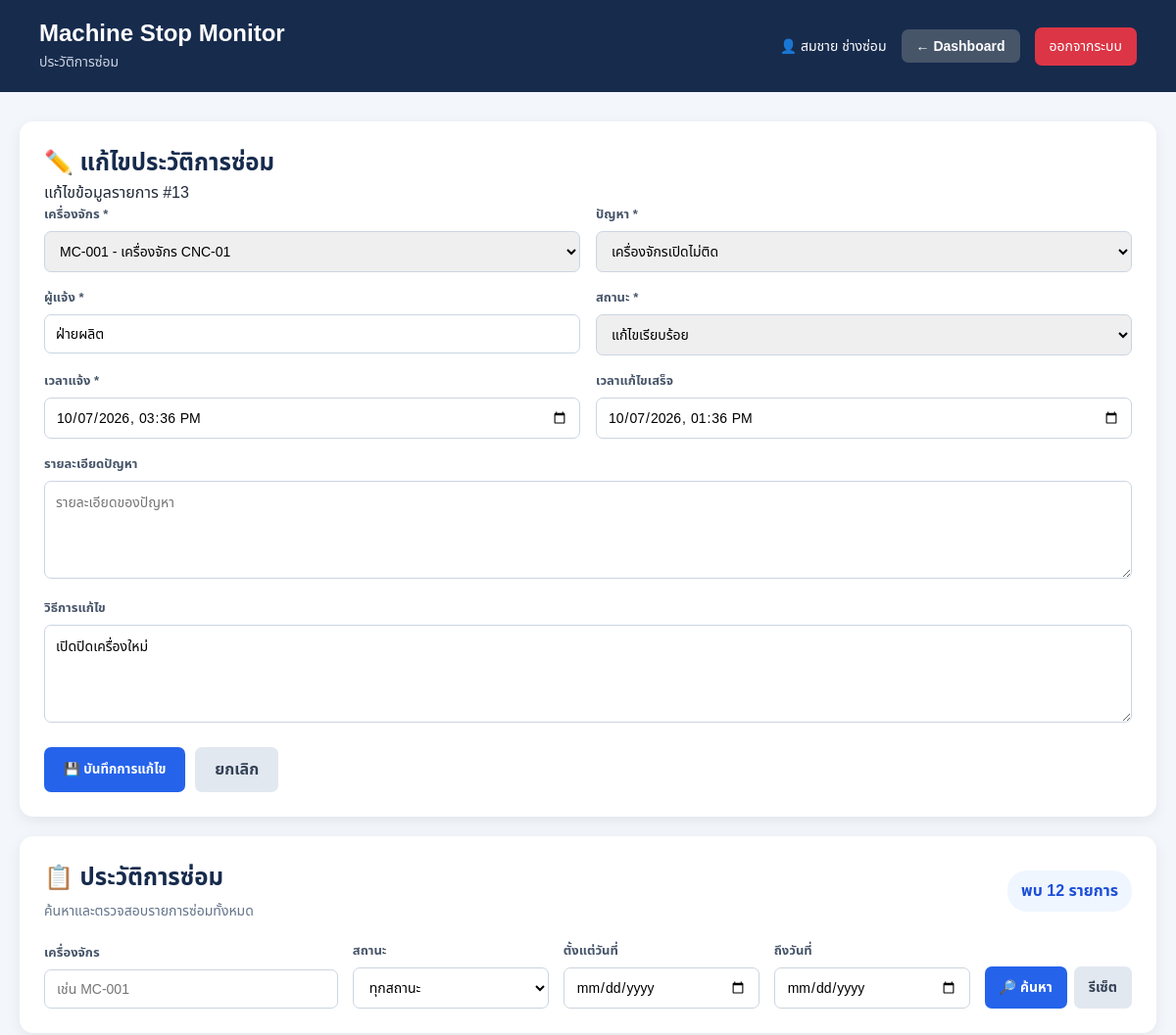
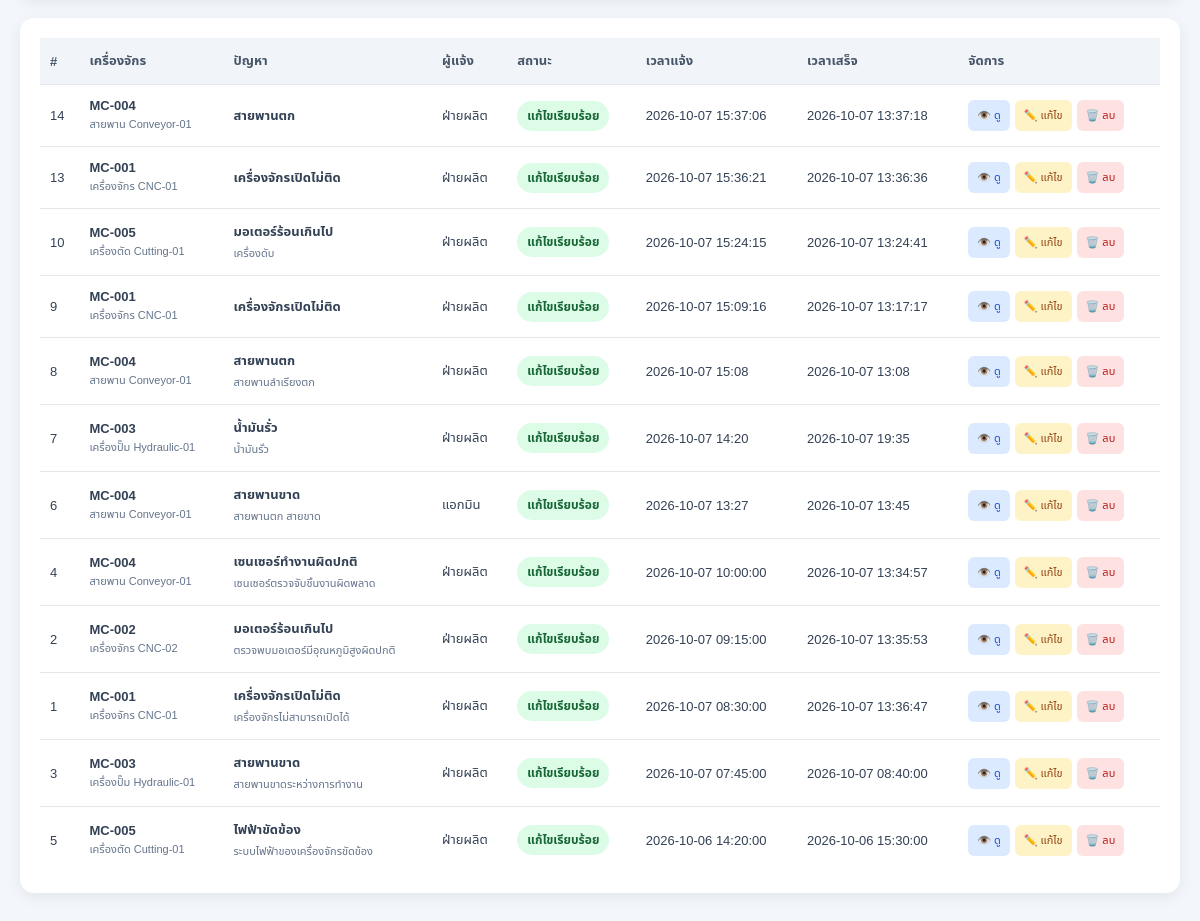
The app's page /history.php?edit=13 (signed in) with its own data (2 pictures, top to bottom).
### tables this page shows
CREATE TABLE repairs (
    id INTEGER PRIMARY KEY AUTOINCREMENT,

    machine_id INTEGER NOT NULL,

    problem_id INTEGER NOT NULL,

    reporter TEXT NOT NULL,

    status TEXT NOT NULL DEFAULT 'แจ้งเตือน',

    detail TEXT,

    solution TEXT,

    image TEXT,

    started_at TEXT NOT NULL,

    completed_at TEXT,

    created_by INTEGER,

    created_at TEXT DEFAULT CURRENT_TIMESTAMP,

    updated_at TEXT,

    FOREIGN KEY (machine_id)
        REFERENCES machines(id),

    FOREIGN KEY (problem_id)
        REFERENCES problems(id),

    FOREIGN KEY (created_by)
        REFERENCES users(id),

    UNIQUE(machine_id, problem_id, started_at)
);

CREATE TABLE machines (
    id INTEGER PRIMARY KEY AUTOINCREMENT,
    machine_code TEXT NOT NULL UNIQUE,
    machine_name TEXT NOT NULL
);

CREATE TABLE problems (
    id INTEGER PRIMARY KEY AUTOINCREMENT,
    problem_name TEXT NOT NULL UNIQUE,
    description TEXT
);

### history.php (the view, shortened to what the rows shown need)
<?php
require_once 'db.php';
$editRepair = null;
$stmt = $db->query("
    SELECT
        id,
        machine_code,
        machine_name
    FROM machines
    ORDER BY machine_code
");
$machines = $stmt->fetchAll();
$stmt = $db->query("
    SELECT
        id,
        problem_name,
        description
    FROM problems
    ORDER BY problem_name
");
$problems = $stmt->fetchAll();
if (
    isset($_GET['edit']) &&
    (int) $_GET['edit'] > 0
) {
    $editId = (int) $_GET['edit'];
    $stmt = $db->prepare("
        SELECT *
        FROM repairs
        WHERE id = ?
    ");
    $stmt->execute([
        $editId
    ]);
    $editRepair = $stmt->fetch();
}
$sql = "
    SELECT
        repairs.id,
        repairs.machine_id,
        repairs.problem_id,
        repairs.reporter,
        repairs.status,
        repairs.detail,
        repairs.solution,
        repairs.image,
        repairs.started_at,
        repairs.completed_at,
        repairs.created_at,
        repairs.updated_at,
        machines.machine_code,
        machines.machine_name,
        problems.problem_name
    FROM repairs
    INNER JOIN machines
        ON repairs.machine_id = machines.id
    INNER JOIN problems
        ON repairs.problem_id = problems.id
    WHERE 1 = 1
";
$params = [];
$sql .= "
    ORDER BY repairs.started_at DESC
";
$stmt = $db->prepare($sql);
$stmt->execute($params);
$repairs = $stmt->fetchAll();
$totalResults = count($repairs);
function datetimeForInput($value)
{
    return date(
        'Y-m-d\TH:i',
        strtotime($value)
    );
}
?>
<!DOCTYPE html>
<html lang="th">
<head>
    <link
        rel="stylesheet"
        href="css/style.css"
    >
</head>
<body class="dashboard-page">
<main class="history-container">
    <?php if ($editRepair): ?>
        <section class="edit-card">
            <h2>
                ✏️ แก้ไขประวัติการซ่อม
            </h2>
            <p>
                แก้ไขข้อมูลรายการ
                #<?php echo $editRepair['id']; ?>
            </p>
            <form
                method="POST"
                class="edit-form"
            >
                <div class="edit-group">
                    <label>
                        เครื่องจักร *
                    </label>
                    <select
                        name="machine_id"
                        required
                    >
                        <?php foreach (
                            $machines as $machine
                        ): ?>
                            <option
                                value="<?php
                                    echo $machine['id'];
                                ?>"
                                <?php
                                echo (
                                    $editRepair['machine_id']
                                    == $machine['id']
                                )
                                ? 'selected'
                                : '';
                                ?>
                            >
                                <?php
                                echo htmlspecialchars(
                                    $machine['machine_code']
                                );
                                ?>
                                -
                            </option>
                        <?php endforeach; ?>
                    </select>
                </div>
                <div class="edit-group">
                    <label>
                        ปัญหา *
                    </label>
                    <select
                        name="problem_id"
                        required
                    >
                        <?php foreach (
                            $problems as $problem
                        ): ?>
                            <option
                                value="<?php
                                    echo $problem['id'];
                                ?>"
                                <?php
                                echo (
                                    $editRepair['problem_id']
                                    == $problem['id']
                                )
                                ? 'selected'
                                : '';
                                ?>
                            >
                                <?php
                                echo htmlspecialchars(
                                    $problem['problem_name']
                                );
                                ?>
                            </option>
                        <?php endforeach; ?>
                    </select>
                </div>
                <div class="edit-group">
                    <label>
                        ผู้แจ้ง *
                    </label>
                    <input
                        type="text"
                        name="reporter"
                        value="<?php
                            echo htmlspecialchars(
                                $editRepair['reporter']
                            );
                        ?>"
                        required
                    >
                </div>
                <div class="edit-group">
                    <label>
                        สถานะ *
                    </label>
                    <select
                        name="status"
                        required
                    >
                        <option
                            value="แก้ไขเรียบร้อย"
                            <?php
                            echo $editRepair['status']
                                === 'แก้ไขเรียบร้อย'
                                ? 'selected'
                                : '';
                            ?>
                        >
                            แก้ไขเรียบร้อย
                        </option>
                    </select>
                </div>
                <div class="edit-group">
                    <label>
                        เวลาแจ้ง *
                    </label>
                    <input
                        type="datetime-local"
                        name="started_at"
                        value="<?php
                            echo datetimeForInput(
                                $editRepair['started_at']
                            );
                        ?>"
                        required
                    >
                </div>
                <div class="edit-group">
                    <label>
                        เวลาแก้ไขเสร็จ
                    </label>
                    <input
                        type="datetime-local"
                        name="completed_at"
                        value="<?php
                            echo datetimeForInput(
                                $editRepair['completed_at']
                            );
                        ?>"
                    >
                </div>
                <div class="edit-group full">
                    <label>
                        รายละเอียดปัญหา
                    </label>
                    <textarea
                        name="detail"
                        placeholder="รายละเอียดของปัญหา"
                    ><?php
                    ?></textarea>
                </div>
                <div class="edit-group full">
                    <label>
                        วิธีการแก้ไข
                    </label>
                    <textarea
                        name="solution"
                        placeholder="รายละเอียดวิธีการแก้ไข"
                    ><?php
                        echo htmlspecialchars(
                            $editRepair['solution'] ?? ''
                        );
                    ?></textarea>
                </div>
                <div class="edit-buttons">
                    <button
                        type="submit"
                        class="save-edit-btn"
                    >
                        💾 บันทึกการแก้ไข
                    </button>
                    <a
                        href="history.php"
                        class="cancel-edit-btn"
                    >
                        ยกเลิก
                    </a>
                </div>
            </form>
        </section>
    <?php endif; ?>
    <section class="history-filter">
        <div class="history-title">
            <div>
                <h2>
                    📋 ประวัติการซ่อม
                </h2>
            </div>
        </div>
    </section>
    <section class="history-table-card">
        <?php if ($totalResults > 0): ?>
            <div class="history-table-wrapper">
                <table class="history-table">
                    <thead>
                        <tr>
                            <th>
                                #
                            </th>
                            <th>
                                เครื่องจักร
                            </th>
                            <th>
                                ปัญหา
                            </th>
                            <th>
                                ผู้แจ้ง
                            </th>
                            <th>
                                สถานะ
                            </th>
                            <th>
                                เวลาแจ้ง
                            </th>
                            <th>
                                เวลาเสร็จ
                            </th>
                            <th>
                                จัดการ
                            </th>
                        </tr>
                    </thead>
                </table>
            </div>
        <?php endif; ?>
    </section>
</main>
</body>
</html>

### records on screen
repairs: id "13", machine_id "MC-001 - เครื่องจักร CNC-01", problem_id "เครื่องจักรเปิดไม่ติด", reporter "ฝ่ายผลิต", status "แก้ไขเรียบร้อย", started_at "10/07/2026 15:36", completed_at "10/07/2026 13:36", solution "เปิดปิดเครื่องใหม่"

### other values on screen
$user['full_name'] "สมชาย ช่างซ่อม"
$totalResults "12"
$repair['id'] "14"
$repair['machine_code'] "MC-004"
$repair['machine_name'] "สายพาน Conveyor-01"
$repair['problem_name'] "สายพานตก"
$repair['reporter'] "ฝ่ายผลิต"
$repair['status'] "แก้ไขเรียบร้อย"
$repair['started_at'] "2026-10-07 15:37:06"
$repair['completed_at'] "2026-10-07 13:37:18"
$repair['id'] "13"
$repair['machine_code'] "MC-001"
$repair['machine_name'] "เครื่องจักร CNC-01"
$repair['problem_name'] "เครื่องจักรเปิดไม่ติด"
$repair['started_at'] "2026-10-07 15:36:21"
